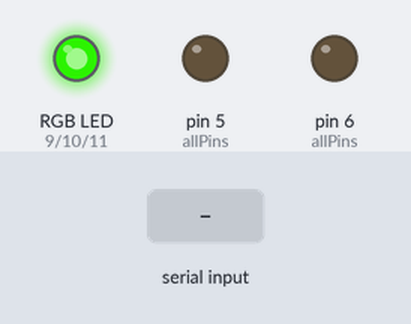
Simulated run of this sketch. Board: Arduino Uno, built with avr-gcc and run on an emulated ATmega328P. Shown: an RGB LED mixed from three pins (HIGH = lit), output pins drawn as LEDs (lit = HIGH). The test bench sets the inputs (shaded band). Dim RGB values are drawn brighter than linear.

Above: at 0.15 s.
At 14.7 s:
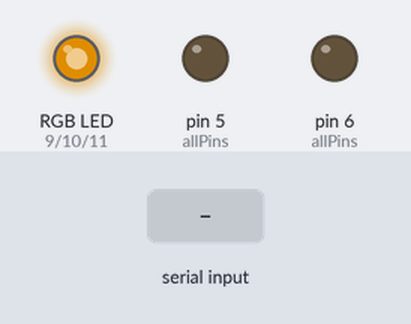
14.8 s: "D" received over Serial
At 15.06 s:
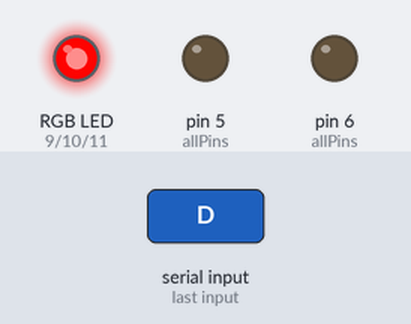
Timing chart, 0 to 43.7 s (numbered marks = the images above; inputs shaded):
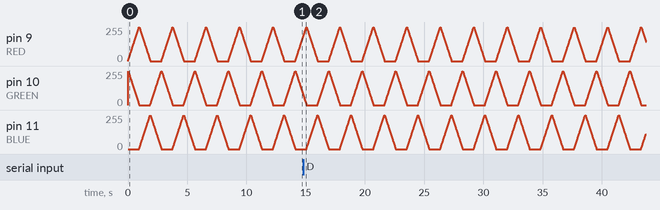

The sketch:

Five42LightsArduino.ino
```cpp
#define WHITE_RIGHT 5
#define WHITE_LEFT  6

#define RED    9
#define GREEN 10
#define BLUE  11

template <typename T, size_t N>
inline size_t sizeOf(T(&array)[N]) {
  return N;
}

unsigned int allPins[] = {
  WHITE_RIGHT, WHITE_LEFT, RED, GREEN, BLUE};

int rgbv,wv;
byte RGB[3] = {
  0,0,0};
long rgbt,wt;
boolean debugMode;

void setup(){
  Serial.begin(57600);
  debugMode = true;

  // set pin modes
  for(unsigned int i=0; i<sizeOf(allPins); ++i){
    pinMode(allPins[i], OUTPUT);
  }

  wv = rgbv = 0;
  wt = rgbt = millis();
}

void loop(){
  while(Serial.available() > 1){
    char c = Serial.read();
    int b = Serial.read();

    debugMode = ((c == 'D') || (c == 'd'));

    if((c == 'R') || (c == 'r')){
      RGB[0] = b&0xff;
    }
    else if((c == 'G') || (c == 'g')){
      RGB[1] = b&0xff;
    }
    else if((c == 'B') || (c == 'b')){
      RGB[2] = b&0xff;
    }
  }

  if((debugMode) && (millis()-rgbt > 10)){
    rgbv = (rgbv+1)%256;
    uint32_t mrgb = Wheel((uint32_t)rgbv);

    analogWrite(RED, (mrgb>>16)&0xff);
    analogWrite(GREEN, (mrgb>>8)&0xff);
    analogWrite(BLUE, (mrgb>>0)&0xff);
    rgbt = millis();
  }
  else if(!debugMode){
    analogWrite(RED, RGB[0]);
    analogWrite(GREEN, RGB[1]);
    analogWrite(BLUE, RGB[2]);
  }

  if(millis()-wt > 8){
    wv += 8;
    wv = (wv>255)?(-255):(wv);
    //analogWrite(WHITE_LEFT, abs(wv));
    //analogWrite(WHITE_RIGHT, abs(wv));
    wt = millis();
  }
}

uint32_t Wheel(uint32_t WheelPos) {
  if(WheelPos < 85) {
    return (((3*WheelPos)<<16)&0xff0000) | (((255 - 3*WheelPos)<<8)&0xff00);
  }
  else if(WheelPos < 170) {
    WheelPos -= 85;
    return (((255 - 3*WheelPos)<<16)&0xff0000) | ((3*WheelPos)&0xff);
  }
  else {
    WheelPos -= 170;
    return (((3*WheelPos)<<8)&0xff00) | ((255 - 3*WheelPos)&0xff);
  }
}
```
